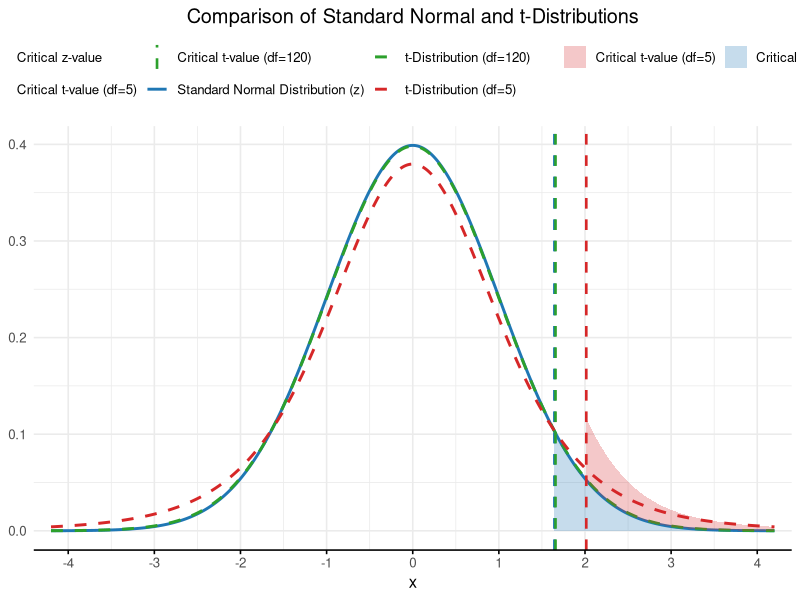
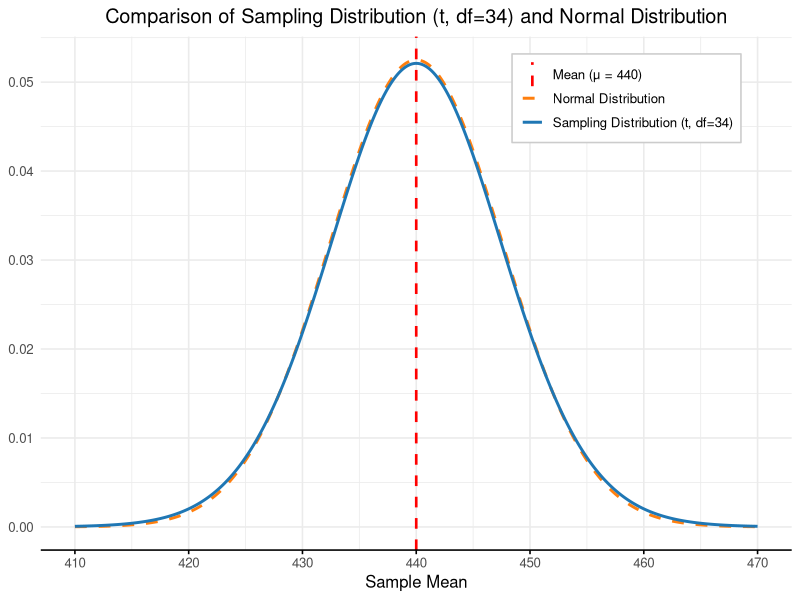
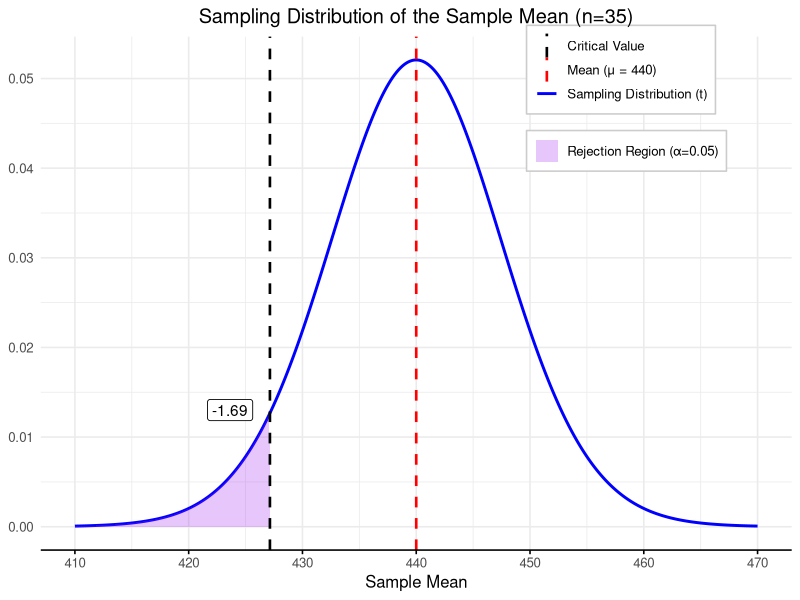
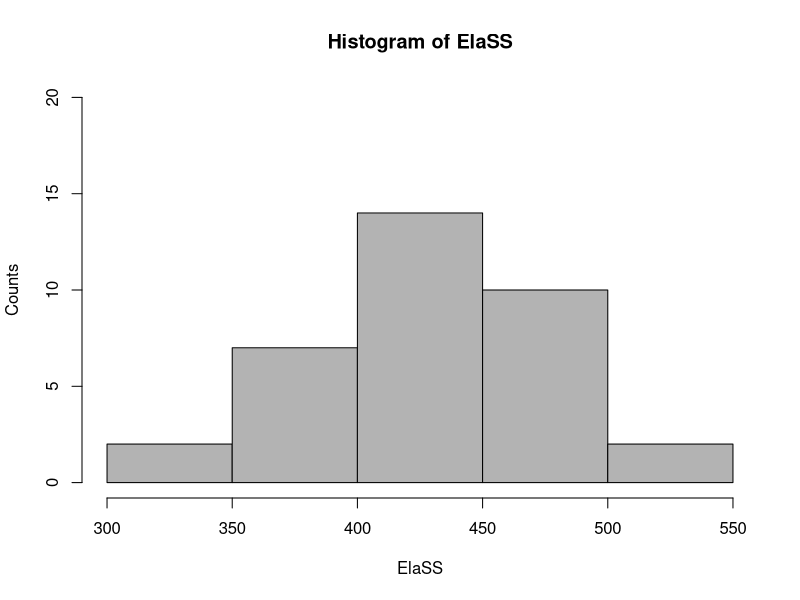
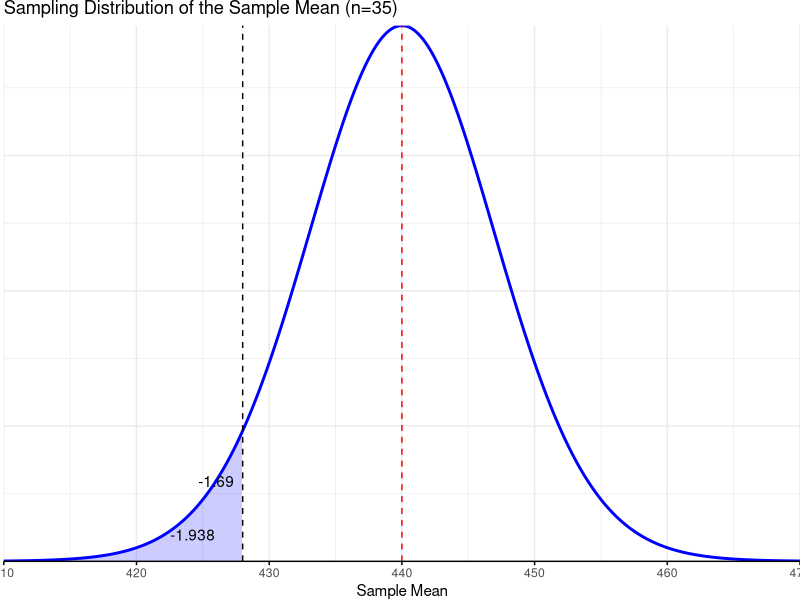
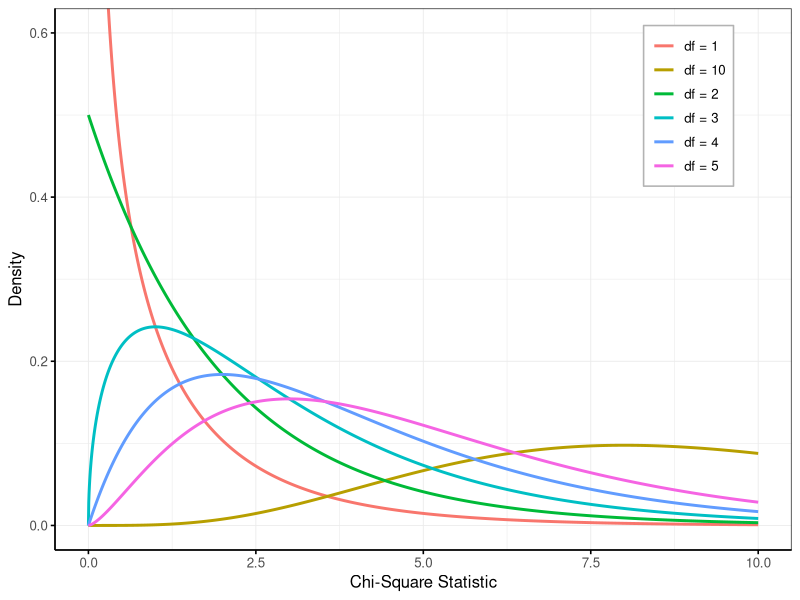
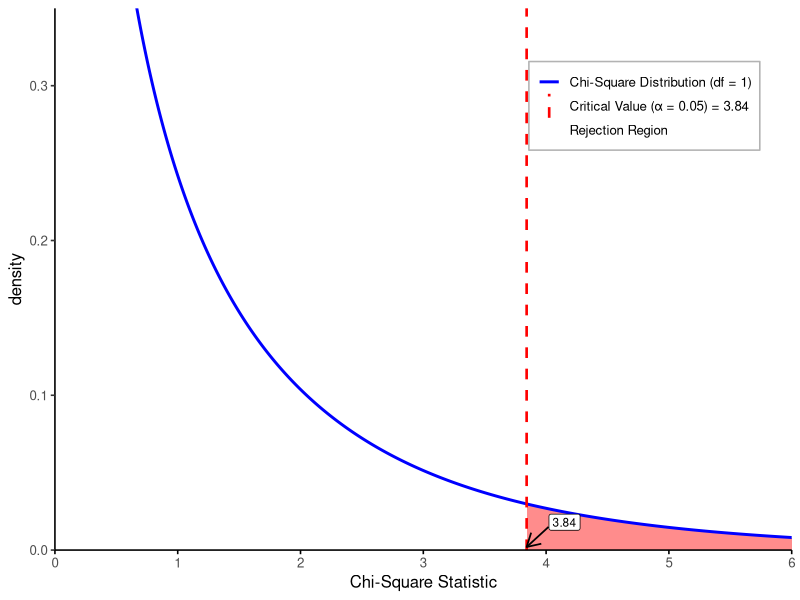
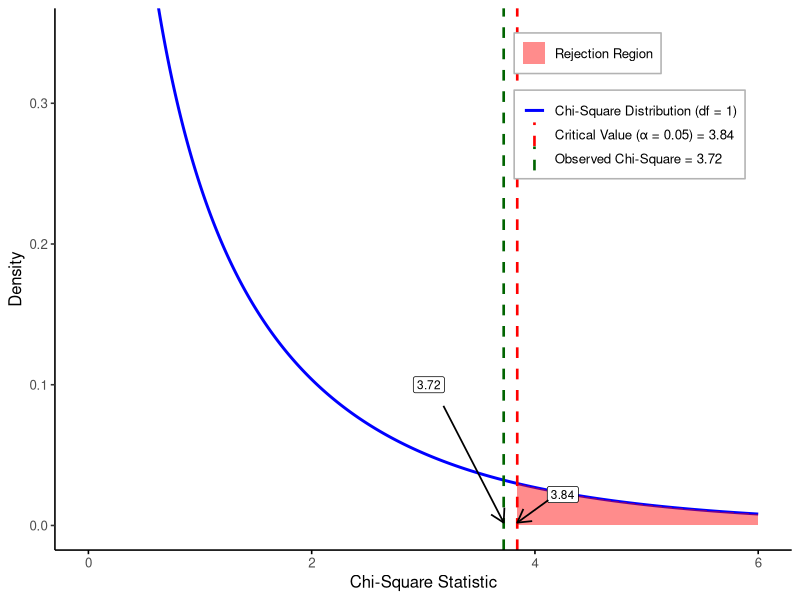

Source code (R) for these figures, in order:
## ---- chunk 1
#| echo: false
#| message: false
#| warning: false
#| fig-cap: "Fig 8.1: Comparison of Standard Normal and t-Distributions"
#| fig-align: center
#| fig-width: 7
#| fig-height: 4.5

library(ggplot2)

alpha <- 0.05
df1 <- 5
df2 <- 120

# labels (so we can reuse them consistently)
lab_z  <- "Standard Normal Distribution (z)"
lab_t1 <- paste0("t-Distribution (df=", df1, ")")
lab_t2 <- paste0("t-Distribution (df=", df2, ")")

lab_cz  <- "Critical z-value"
lab_ct1 <- paste0("Critical t-value (df=", df1, ")")
lab_ct2 <- paste0("Critical t-value (df=", df2, ")")

x <- seq(-4.2, 4.2, by = 0.001)

# critical values (right tail)
z_crit  <- qnorm(1 - alpha)
t1_crit <- qt(1 - alpha, df = df1)
t2_crit <- qt(1 - alpha, df = df2)

# densities
dens <- rbind(
  data.frame(x = x, y = dnorm(x),            series = lab_z),
  data.frame(x = x, y = dt(x, df = df1),     series = lab_t1),
  data.frame(x = x, y = dt(x, df = df2),     series = lab_t2)
)

# shade right tails (like your picture: shade z and df=5)
shade <- rbind(
  data.frame(x = x[x >= z_crit],  y = dnorm(x[x >= z_crit]),        fill_series = lab_cz),
  data.frame(x = x[x >= t1_crit], y = dt(x[x >= t1_crit], df = df1), fill_series = lab_ct1)
)

# vertical lines for critical values
vlines <- data.frame(
  x = c(z_crit, t1_crit, t2_crit),
  line_series = factor(c(lab_cz, lab_ct1, lab_ct2),
                       levels = c(lab_cz, lab_ct1, lab_ct2))
)

# colors (close to the reference)
dist_cols  <- setNames(c("#1f77b4", "#d62728", "#2ca02c"), c(lab_z, lab_t1, lab_t2))
vline_cols <- setNames(c("#1f77b4", "#d62728", "#2ca02c"), c(lab_cz, lab_ct1, lab_ct2))
fill_cols  <- setNames(c("#1f77b4", "#d62728"), c(lab_cz, lab_ct1))

# One combined color scale so curves + vlines share the same legend "Color"
all_color_values <- c(dist_cols, vline_cols)

ggplot() +
  # curves
  geom_line(
    data = dens,
    aes(x = x, y = y, color = series, linetype = series),
    linewidth = 1
  ) +
  # shaded tails
  geom_area(
    data = shade,
    aes(x = x, y = y, fill = fill_series),
    alpha = 0.25
  ) +
  # critical value lines
  geom_vline(
    data = vlines,
    aes(xintercept = x, color = line_series, linetype = line_series),
    linewidth = 0.9
  ) +
  # axes/labels
  labs(
    title = "Comparison of Standard Normal and t-Distributions",
    x = "x",
    y = NULL,
    color = NULL,
    linetype = NULL,
    fill = NULL
  ) +
  coord_cartesian(xlim = c(-4, 4)) +
  scale_x_continuous(breaks = seq(-4, 4, by = 1)) +
  theme_minimal(base_size = 12) +
  theme(
    legend.position = "top",
    plot.title = element_text(hjust = 0.5),
    axis.line.x = element_line(color = "black"),
    axis.ticks.x = element_line(color = "black"),
  ) +
  # manual scales
  scale_color_manual(values = all_color_values) +
  scale_fill_manual(values = fill_cols) +
  scale_linetype_manual(values = c(
    # curves
    setNames(c("solid", "dashed", "dashed"), c(lab_z, lab_t1, lab_t2)),
    # vlines
    setNames(c("dashed", "dashed", "dashed"), c(lab_cz, lab_ct1, lab_ct2))
  ))
## ---- chunk 2
#| echo: false
#| message: false
#| warning: false
#| fig-align: center
#| fig-width: 7
#| fig-height: 4.5
#| fig-cap: "Fig 8.2: Comparison of Sampling Distribution (t, df=34) and Normal Distribution"

library(ggplot2)

mu <- 440
df <- 34
se <- 7.6

# label strings (so we can reuse them safely in scales)
lab_t <- paste0("Sampling Distribution (t, df=", df, ")")
lab_n <- "Normal Distribution"
lab_mean <- paste0("Mean (\u03BC = ", mu, ")")

x <- seq(410, 470, by = 0.05)

y_t <- dt((x - mu)/se, df = df) / se
y_n <- dnorm(x, mean = mu, sd = se)

df_plot <- rbind(
  data.frame(x = x, y = y_t, curve = lab_t),
  data.frame(x = x, y = y_n, curve = lab_n)
)

ggplot(df_plot, aes(x = x, y = y, color = curve, linetype = curve)) +
  geom_line(linewidth = 1) +

  # mean line
  geom_vline(aes(xintercept = mu, color = lab_mean, linetype = lab_mean),
             linewidth = 0.9) +

  labs(
    title = paste0("Comparison of Sampling Distribution (t, df=", df, ") and Normal Distribution"),
    x = "Sample Mean",
    y = NULL,
    color = NULL,
    linetype = NULL
  ) +

  # manual styling (NO paste0() on the left side; use setNames)
  scale_color_manual(values = setNames(
    c("#1f77b4", "#ff7f0e", "red"),
    c(lab_t, lab_n, lab_mean)
  )) +
  scale_linetype_manual(values = setNames(
    c("solid", "dashed", "dashed"),
    c(lab_t, lab_n, lab_mean)
  )) +

  theme_minimal(base_size = 12) +
  theme(
    legend.position = c(0.78, 0.88),
    legend.background = element_rect(fill = "white", color = "grey80"),
    plot.title = element_text(hjust = 0.5),
    axis.line.x = element_line(color = "black"),
    axis.ticks.x = element_line(color = "black")
  ) +
  coord_cartesian(xlim = c(410, 470)) +
  scale_x_continuous(breaks = seq(410, 470, by = 10))
## ---- chunk 3
#| echo: false
#| message: false
#| warning: false
#| fig-align: center
#| fig-width: 7
#| fig-height: 4.2
#| fig-cap: "Sampling Distribution of the Sample Mean (n=35)"

library(ggplot2)

# ---- parameters (edit if your problem uses different values) ----
mu <- 440
n  <- 35
alpha <- 0.05
df <- n - 1

# Use your standard error if you know it; this matches earlier numbers:
s <- 44.994
se <- s / sqrt(n)

# left-tailed critical value for t
tcrit <- qt(alpha, df = df)          # e.g., about -1.69
xcrit <- mu + tcrit * se             # critical x value on "Sample Mean" scale

# x grid (match image range)
x <- seq(410, 470, by = 0.05)

# sampling distribution of xbar using t with scaling:
y <- dt((x - mu)/se, df = df) / se

dens <- data.frame(x = x, y = y)

shade <- subset(dens, x <= xcrit)

# label shown in the figure (t critical)
label_txt <- sprintf("%.2f", tcrit)

ggplot(dens, aes(x = x, y = y)) +
  # main curve
  geom_line(aes(color = "Sampling Distribution (t)"), linewidth = 1) +

  # rejection region (left tail)
  geom_area(data = shade,
            aes(fill = "Rejection Region (\u03B1=0.05)"),
            alpha = 0.25) +

  # mean line
  geom_vline(aes(xintercept = mu, color = "Mean (\u03BC = 440)"),
             linetype = "dashed", linewidth = 0.9) +

  # critical value line
  geom_vline(aes(xintercept = xcrit, color = "Critical Value"),
             linetype = "dashed", linewidth = 0.9) +

  # little callout label near the shaded region
  annotate("label",
           x = xcrit - 3.5,
           y = max(y) * 0.25,
           label = label_txt,
           label.size = 0.3) +

  labs(
    title = "Sampling Distribution of the Sample Mean (n=35)",
    x = "Sample Mean",
    y = NULL,
    color = NULL,
    fill = NULL
  ) +
  coord_cartesian(xlim = c(410, 470)) +
  scale_x_continuous(breaks = seq(410, 470, by = 10)) +
  theme_minimal(base_size = 12) +
  theme(
    plot.title = element_text(hjust = 0.5),
    legend.position = c(0.78, 0.88),
    legend.background = element_rect(fill = "white", color = "grey80"),
    axis.line.x = element_line(color = "black"),
    axis.ticks.x = element_line(color = "black")
  ) +
  # manual styling to match your picture
  scale_color_manual(values = c(
    "Sampling Distribution (t)" = "blue",
    "Mean (\u03BC = 440)" = "red",
    "Critical Value" = "black"
  )) +
  scale_fill_manual(values = c(
    "Rejection Region (\u03B1=0.05)" = "purple"
  ))
## ---- chunk 4
#| echo: false
#| message: false
#| warning: false
#| fig-align: center
#| fig-width: 7
#| fig-height: 4.2
#| fig-cap: "Histogram of ElaSS"
# Approximated values to match the histogram counts
ElaSS <- c(
  315, 335,                         # 300–350
  355, 365, 372, 380, 390, 395, 398,   # 350–400
  402, 408, 412, 418, 420, 425, 428, 432, 435,
  438, 442, 445, 448, 450, 455, 458, 462,  # 400–450
  468, 472, 478, 485, 490, 495, 498,      # 450–500
  515, 535                               # 500–550
)

hist(
  ElaSS,
  breaks = seq(300, 550, by = 50),
  col = "grey70",
  border = "black",
  xlab = "ElaSS",
  ylab = "Counts",
  xlim = c(300, 550),
  ylim = c(0, 20),
  axes = TRUE
)

## ---- chunk 5
#| echo: false
#| message: false
#| warning: false
#| fig-align: center
#| fig-width: 7
#| fig-height: 4.2
#| fig-cap: "Sampling Distribution of the Sample Mean (n=35)"

library(ggplot2)

# Parameters
mu <- 440
n <- 35
df <- n - 1
alpha <- 0.05

t_crit <- -1.69
sample_stat <- -1.938

# Convert t values to sample mean scale
se <- 7.1   # approximate SE used to position critical/sample points visually
x_crit <- mu + t_crit * se
x_sample <- mu + sample_stat * se

# Generate distribution
x <- seq(410, 470, length.out = 500)
y <- dt((x - mu)/se, df=df)

data <- data.frame(x, y)

# Rejection region
reject <- subset(data, x <= x_crit)

ggplot(data, aes(x, y)) +
  geom_line(color="blue", linewidth=1) +
  
  geom_area(data=reject, aes(x,y),
            fill="blue", alpha=0.2) +
  
  geom_vline(xintercept = mu,
             color="red", linetype="dashed") +
  
  geom_vline(xintercept = x_crit,
             color="black", linetype="dashed") +
  
  annotate("text", x = x_crit - 2, y = max(y)*0.15,
           label = "-1.69",
           fill="white", label.size=0.3) +
  
  annotate("text", x = x_sample - 2, y = max(y)*0.05,
           label = "-1.938",
           fill="white", label.size=0.3) +
  
  scale_x_continuous(limits=c(410,470), expand=c(0,0)) +
  scale_y_continuous(expand=c(0,0)) +
  
  labs(
    title="Sampling Distribution of the Sample Mean (n=35)",
    x="Sample Mean",
    y=NULL
  ) +
  
  theme_minimal() +
  theme(
    plot.margin = margin(0,0,0,0),
    axis.title.y = element_blank(),
    axis.text.y = element_blank(),
    axis.ticks.y = element_blank(),
    axis.line.x = element_line(color = "black"),
    axis.ticks.x = element_line(color = "black")
  )
## ---- chunk 6
#| echo: false
#| message: false
#| warning: false
#| fig-cap: "Fig 8.7: Chi-Square Distributions with Different Degrees of Freedom "
#| fig-align: center
#| fig-width: 7
#| fig-height: 4.5

library(ggplot2)

# Degrees of freedom to plot (matches your figure)
dfs <- c(1, 2, 3, 4, 5, 10)

# X range
x <- seq(0, 10, length.out = 2000)

# Build data frame of densities
df <- do.call(rbind, lapply(dfs, function(k) {
  data.frame(
    x = x,
    density = dchisq(x, df = k),
    df_label = paste0("df = ", k)
  )
}))

ggplot(df, aes(x = x, y = density, color = df_label)) +
  geom_line(linewidth = 1) +
  coord_cartesian(xlim = c(0, 10), ylim = c(0, 0.6)) +
  labs(
    x = "Chi-Square Statistic",
    y = "Density",
    color = NULL
  ) +
  theme_bw(base_size = 12) +
  theme(
    panel.grid.major = element_line(linewidth = 0.3),
    panel.grid.minor = element_line(linewidth = 0.2),
    legend.position = c(0.86, 0.82),  # top-right inside
    legend.background = element_rect(fill = "white", color = "grey70"),
    legend.key = element_rect(fill = "white", color = NA),
    axis.line = element_line(color = "black"),
    axis.ticks = element_line(color = "black"),
  )
## ---- chunk 7
#| echo: false
#| message: false
#| warning: false
#| fig-cap: "Figure 8.8: Chi-square distribution with df = 1"
#| fig-align: center
#| fig-width: 7.5
#| fig-height: 4

library(ggplot2)

df_val <- 1
alpha  <- 0.05
crit   <- qchisq(1 - alpha, df = df_val)

x <- seq(0, 6, length.out = 3000)
y <- dchisq(x, df = df_val)

df_all   <- data.frame(x = x, y = y)
df_shade <- subset(df_all, x >= crit)

# Dummy point to create a legend key for the rejection region
df_leg <- data.frame(x = 0, y = 0)

legend_order <- c(
  "Chi-Square Distribution (df = 1)",
  "Critical Value (α = 0.05) = 3.84",
  "Rejection Region"
)

ggplot() +
  # Shaded rejection region (no legend mapping here)
  geom_area(
    data = df_shade,
    aes(x = x, y = y),
    fill = "red",
    alpha = 0.45
  ) +
  # Chi-square curve (legend via color)
  geom_line(
    data = df_all,
    aes(x = x, y = y, color = "Chi-Square Distribution (df = 1)"),
    linewidth = 1
  ) +
  # Critical value line (legend via color)
  geom_vline(
    aes(xintercept = crit, color = "Critical Value (α = 0.05) = 3.84"),
    linetype = "dashed",
    linewidth = 0.9
  ) +
  
  # Dummy legend entry for rejection region (single combined legend)
  geom_point(
    data = df_leg,
    aes(x = x, y = y, color = "Rejection Region"),
    shape = 15,
    size = 6,
    alpha = 0
  ) +
  labs(
    x = "Chi-Square Statistic",
    y = "density",
    color = NULL
  ) +
  coord_cartesian(xlim = c(0, 6), ylim = c(0, 0.35), expand = FALSE) +
  scale_x_continuous(expand = expansion(mult = c(0, 0))) +
  scale_y_continuous(expand = expansion(mult = c(0, 0))) +
  scale_color_manual(
    breaks = legend_order,
    values = c(
      "Chi-Square Distribution (df = 1)" = "blue",
      "Critical Value (α = 0.05) = 3.84" = "red",
      "Rejection Region" = "red"
    )
  ) +
  guides(
    color = guide_legend(
      override.aes = list(
        linetype = c("solid", "dashed", "blank"),
        shape    = c(NA, NA, 15),
        linewidth = c(1, 0.9, NA)
      )
    )
  ) +
  # Annotated arrow for critical value (3.84)
  annotate(
    "label",
    x = 4.15, y = 0.018,
    label = "3.84",
    size = 3
  ) +
  annotate(
    "segment",
    x = 4.02, y = 0.015,
    xend = crit, yend = 0.002,
    linewidth = 0.6,
    arrow = arrow(length = unit(0.15, "inches"))
  ) +
  theme_classic(base_size = 12) +
  theme(
    legend.position = c(0.80, 0.82),
    legend.background = element_rect(fill = "white", color = "grey70"),
    legend.key = element_rect(fill = "white"),
    axis.line.x = element_line(color = "black"),
    axis.ticks.x = element_line(color = "black")
  )
## ---- chunk 8
#| echo: false
#| message: false
#| warning: false
#| fig-cap: "Figure 8.9: Chi-square distribution (df = 1) with critical value and observed test statistic"
#| fig-align: center
#| fig-width: 7.5
#| fig-height: 4

library(ggplot2)

# Parameters
df_val   <- 1
alpha    <- 0.05
crit     <- qchisq(1 - alpha, df = df_val)  # 3.84
observed <- 3.72

# Data
x <- seq(0, 6, length.out = 3000)
y <- dchisq(x, df = df_val)
base_df <- data.frame(x = x, y = y)
shade_df <- subset(base_df, x >= crit)

ggplot() +
  # Chi-square curve (legend entry)
  geom_line(
    data = base_df,
    aes(x = x, y = y, color = "Chi-Square Distribution (df = 1)"),
    linewidth = 1
  ) +
  # Rejection region (legend entry)
  geom_area(
    data = shade_df,
    aes(x = x, y = y, fill = "Rejection Region"),
    alpha = 0.45
  ) +
  # Critical value line (legend entry)
  geom_vline(
    aes(xintercept = crit, color = "Critical Value (α = 0.05) = 3.84"),
    linetype = "dashed",
    linewidth = 0.9
  ) +
  # Observed statistic line (legend entry)
  geom_vline(
    aes(xintercept = observed, color = "Observed Chi-Square = 3.72"),
    linetype = "dashed",
    linewidth = 0.9
  ) +
  # Callout for observed value (label + arrow)
  annotate(
    "label",
    x = 3.05, y = 0.10,
    label = "3.72",
    size = 3
  ) +
  annotate(
    "segment",
    x = 3.18, y = 0.085,
    xend = observed, yend = 0.002,
    linewidth = 0.6,
    arrow = arrow(length = unit(0.15, "inches"))
  ) +
  # Callout for critical value (label + arrow)
  annotate(
    "label",
    x = 4.25, y = 0.022,
    label = "3.84",
    size = 3
  ) +
  annotate(
    "segment",
    x = 4.12, y = 0.018,
    xend = crit, yend = 0.002,
    linewidth = 0.6,
    arrow = arrow(length = unit(0.15, "inches"))
  ) +
  labs(
    x = "Chi-Square Statistic",
    y = "Density",
    color = NULL,
    fill = NULL
  ) +
  # This is the key to matching the textbook figure look:
  coord_cartesian(xlim = c(0, 6), ylim = c(0, 0.35)) +
  theme_classic(base_size = 12) +
  theme(
    legend.position = c(0.78, 0.82),
    legend.background = element_rect(fill = "white", color = "grey70"),
    legend.key = element_rect(fill = "white", color = NA),
    axis.line.x = element_line(color = "black"),
    axis.ticks.x = element_line(color = "black")
  ) +
  scale_color_manual(values = c(
    "Chi-Square Distribution (df = 1)" = "blue",
    "Critical Value (α = 0.05) = 3.84" = "red",
    "Observed Chi-Square = 3.72" = "darkgreen"
  )) +
  scale_fill_manual(values = c(
    "Rejection Region" = "red"
  ))
